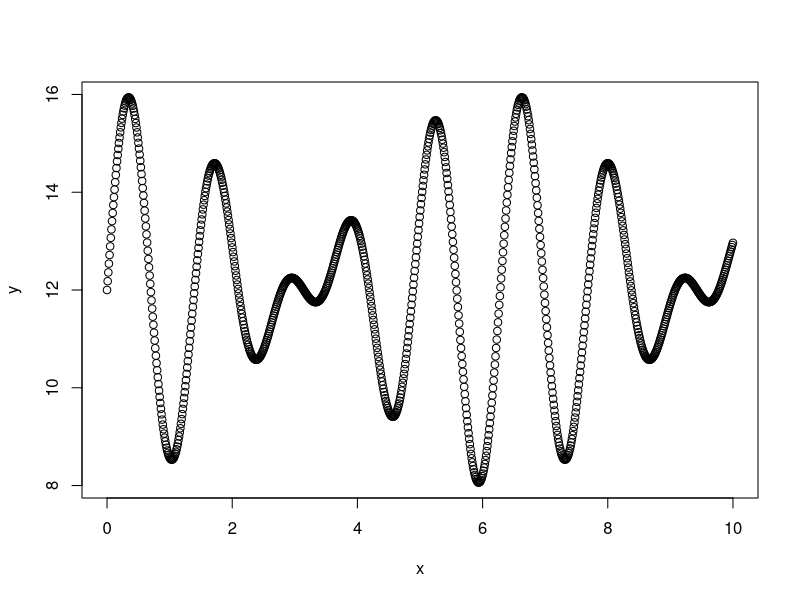
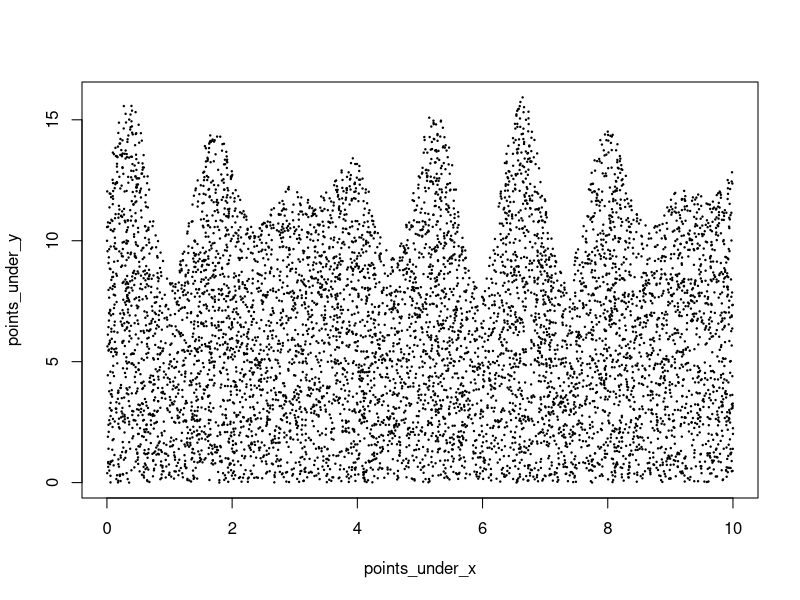

These figures' R source, in order:
## ---- chunk 1
knitr::opts_chunk$set(echo = TRUE, message = F, warning = F)
## ---- chunk 2

f <- function(x){
  2*sin(4*x) + 2*sin(5*x) + 12
}

## ---- chunk 3

x <- seq(0, 10, length.out  = 1000)

## ---- chunk 4

y <- f(x)

plot(x, y)

## ---- chunk 5
num_points <- 10000
rect_width <- 10
rect_height <- 16

points <- matrix(, ncol = 2, nrow = num_points)

## ---- chunk 6

for(i in 1:num_points){
  points[i,1] = runif(1, 0, rect_width)
  points[i,2] = runif(1, 0, rect_height)
}
## ---- chunk 7

points_under = matrix(, ncol = 2, nrow = num_points)
points_above = matrix(, ncol = 2, nrow = num_points)

for(i in 1:num_points){
  if(points[i,2] < f(points[i,1])){
    points_under[i,1] <- points[i,1]
    points_under[i,2] <- points[i,2]
  }
  else{
    points_above[i,1] <- points[i,1]
    points_above[i,2] <- points[i,2]
  }
}
  
## ---- chunk 8

points_under_x <-  points_under[!is.na(points_under[,1]),1]
points_under_y <-  points_under[!is.na(points_under[,2]),2]

points_over_x <- points_above[!is.na(points_above[,1]),1]
points_over_y <- points_above[!is.na(points_above[,2]),2]

## ---- chunk 9
plot(points_under_y ~ points_under_x, pch = 20, cex = 0.3)

